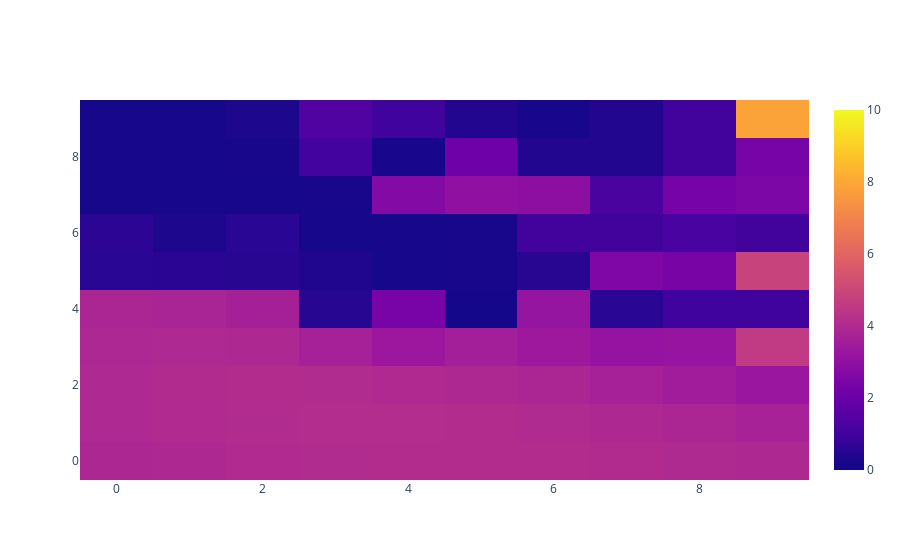
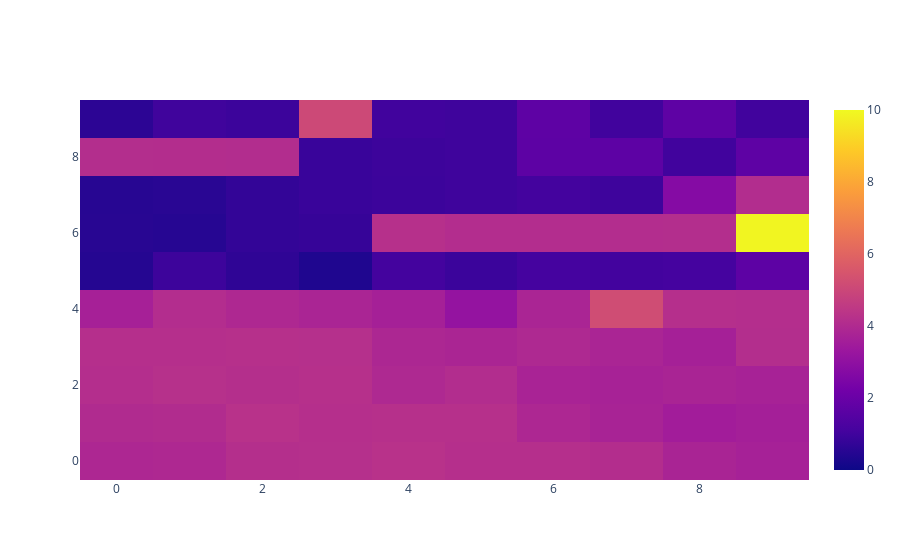
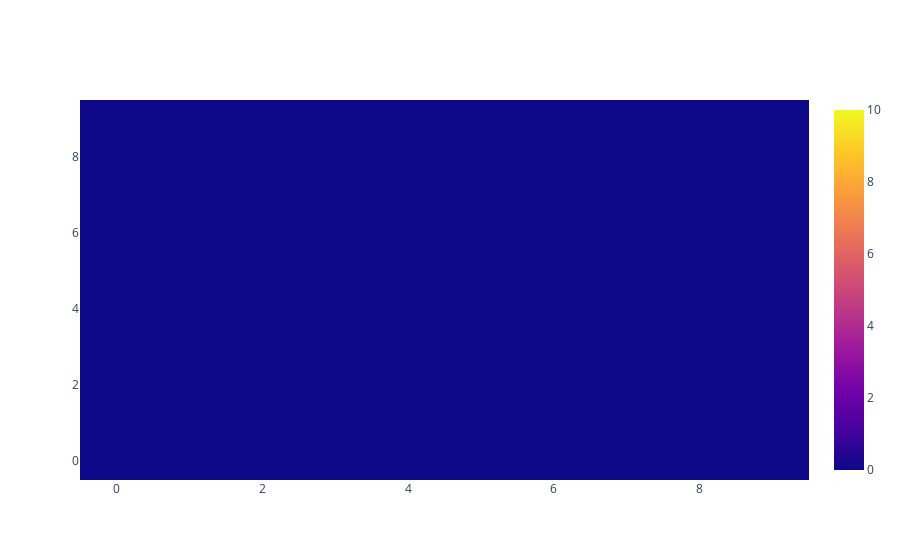

Here is the notebook cell these charts were saved with, in order:
### Code cell
conv_thresh = 5.
zmin = 0.
zmax = 10

print("Baseline")
fig = go.Figure()
fig.add_trace(go.Heatmap(
    z = bench_baseline.detach().numpy(),
    zmin = zmin,
    zmax = zmax,
    ))
fig.show()

print("Adversarial")
fig = go.Figure()
fig.add_trace(go.Heatmap(
    z = bench_adv.detach().numpy(),
    zmin = zmin,
    zmax = zmax,
    ))
fig.show()

print("LQR")
fig = go.Figure()
fig.add_trace(go.Heatmap(
    z = bench_lqr.detach().numpy(),
    zmin = zmin,
    zmax = zmax,
    ))
fig.show()

print("Improvement")
fig = go.Figure()
fig.add_trace(go.Heatmap(
    z = bench_baseline.detach().numpy() - bench_adv.detach().numpy(),
    zmin = -zmax,
    zmax = zmax,
    ))
fig.show()

print("Baseline")
fig = go.Figure()
fig.add_trace(go.Heatmap(
    z = torch.Tensor(bench_baseline.detach().numpy() < conv_thresh).type(vf.dtype),
    zmin = 0,
    zmax = 1,
    ))
fig.show()

print("Adversarial")
fig = go.Figure()
fig.add_trace(go.Heatmap(
    z = torch.Tensor(bench_adv.detach().numpy() < conv_thresh).type(vf.dtype),
    zmin = 0,
    zmax = 1,
    ))
fig.show()

print("LQR")
fig = go.Figure()
fig.add_trace(go.Heatmap(
    z = torch.Tensor(bench_lqr.detach().numpy() < conv_thresh).type(vf.dtype),
    zmin = 0,
    zmax = 1,
    ))
fig.show()

print("Improvement")
fig = go.Figure()
fig.add_trace(go.Heatmap(
    z = torch.Tensor(bench_baseline.detach().numpy() >= bench_adv.detach().numpy()).type(vf.dtype),
    zmin = 0,
    zmax = 1,
    ))
fig.show()
